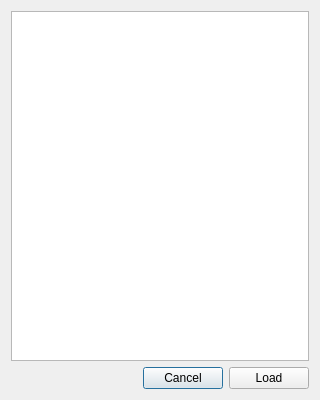
<?xml version="1.0" encoding="UTF-8"?>
<ui version="4.0">
 <class>LoadDialog</class>
 <widget class="QDialog" name="LoadDialog">
  <property name="geometry">
   <rect>
    <x>0</x>
    <y>0</y>
    <width>320</width>
    <height>400</height>
   </rect>
  </property>
  <property name="windowTitle">
   <string>File Manager</string>
  </property>
  <layout class="QGridLayout" name="gridLayout">
   <item row="0" column="0">
    <widget class="QTreeView" name="treeView"/>
   </item>
   <item row="1" column="0">
    <layout class="QHBoxLayout" name="horizontalLayout">
     <item>
      <spacer name="horizontalSpacer">
       <property name="orientation">
        <enum>Qt::Horizontal</enum>
       </property>
       <property name="sizeHint" stdset="0">
        <size>
         <width>40</width>
         <height>20</height>
        </size>
       </property>
      </spacer>
     </item>
     <item>
      <widget class="QPushButton" name="cancelButton">
       <property name="text">
        <string>Cancel</string>
       </property>
      </widget>
     </item>
     <item>
      <widget class="QPushButton" name="loadButton">
       <property name="text">
        <string>Load</string>
       </property>
      </widget>
     </item>
    </layout>
   </item>
  </layout>
 </widget>
 <resources/>
 <connections>
  <connection>
   <sender>cancelButton</sender>
   <signal>clicked()</signal>
   <receiver>LoadDialog</receiver>
   <slot>reject()</slot>
   <hints>
    <hint type="sourcelabel">
     <x>96</x>
     <y>302</y>
    </hint>
    <hint type="destinationlabel">
     <x>53</x>
     <y>348</y>
    </hint>
   </hints>
  </connection>
  <connection>
   <sender>loadButton</sender>
   <signal>clicked()</signal>
   <receiver>LoadDialog</receiver>
   <slot>accept()</slot>
   <hints>
    <hint type="sourcelabel">
     <x>188</x>
     <y>300</y>
    </hint>
    <hint type="destinationlabel">
     <x>188</x>
     <y>328</y>
    </hint>
   </hints>
  </connection>
 </connections>
</ui>
